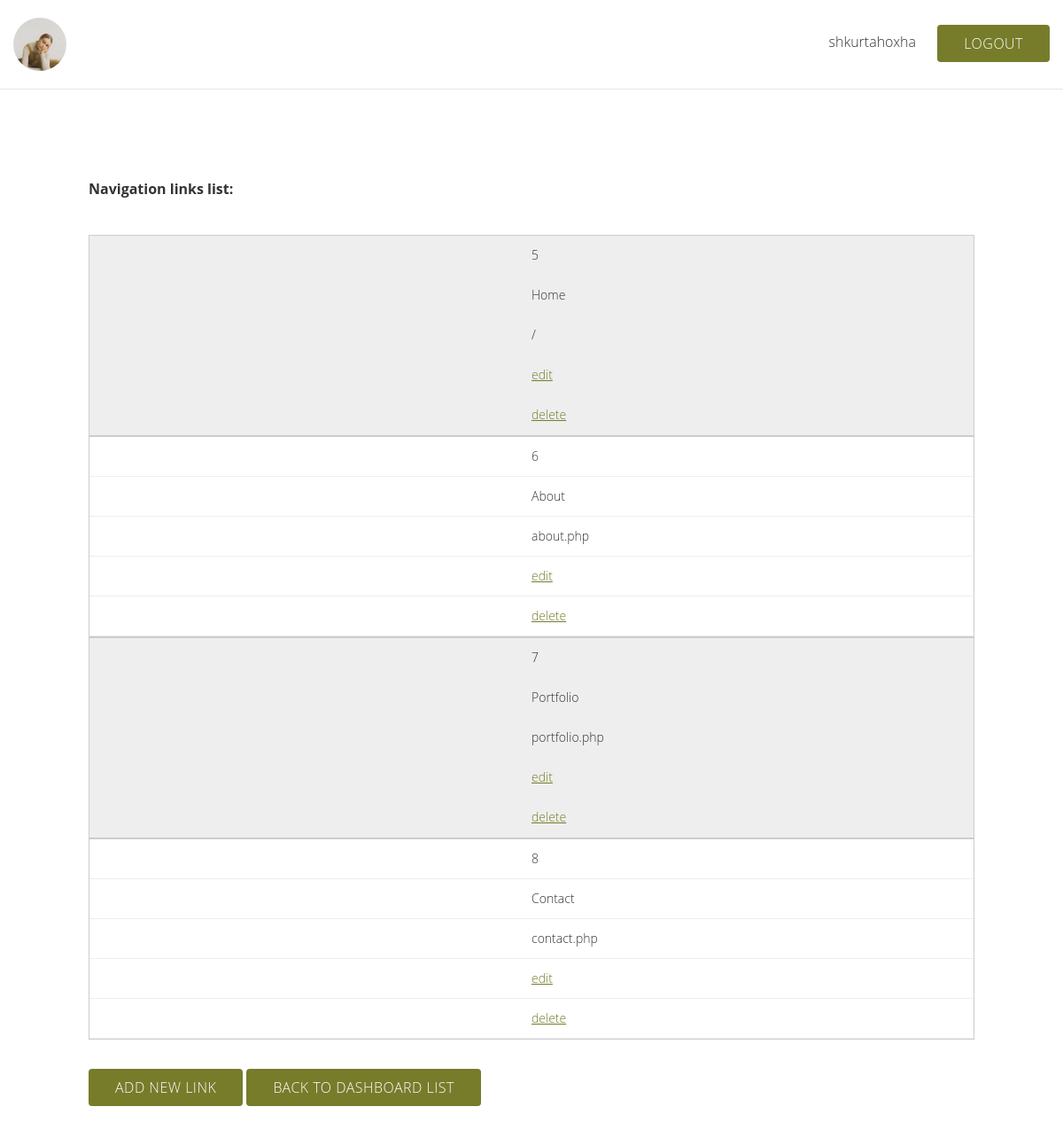
The page /navigation-list.php (signed in) on the database as committed earlier.
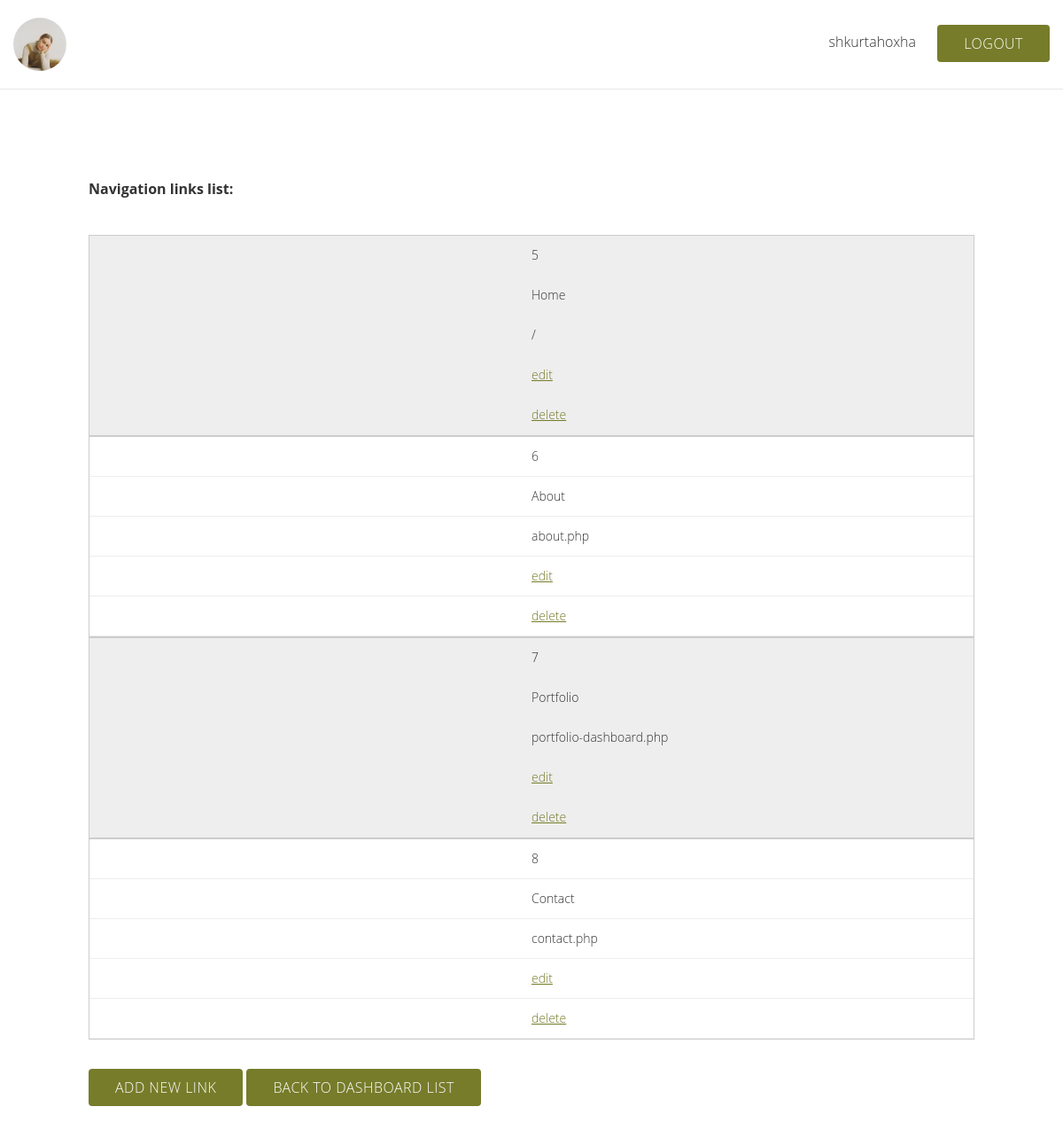
The same page on the database as committed later.
### tables this page shows
CREATE TABLE `navigation` (
  `id` int(11) NOT NULL,
  `title` varchar(255) NOT NULL,
  `url` varchar(255) NOT NULL
);

### db/Dbconnect.php (called while the page is built)
<?php
class Dbconnect
{
    private $_localhost = 'localhost';
    private $_user = 'root';
    private $_password = '';
    private $_dbname = 'photography';
    protected $connection;
    public function __construct()
    {
        if (!isset($this->connection)) {
            $this->connection = new mysqli($this->_localhost, $this->_user, $this->_password, $this->_dbname);
        }
        return $this->connection;
    }
}

### Crud.php (called while the page is built, shortened)
<?php
include_once('db/Dbconnect.php');
class Crud extends Dbconnect
{
    public function selectalldata($table)
    {
        $select = "SELECT * FROM $table";
        $select1 = $this->connection->query($select);
        return $select1;
    }
}
?>

### navigation-list.php (the view, shortened to what this page needs)
<?php
include("layout/header.php");
include_once("Crud.php");
if (isset($_SESSION['username']) && isset($_SESSION['id'])) { ?>
<nav>
    <?php if ($_SESSION['role'] == 'admin') { ?>
    <div class="admin-top-header flex custom-justify">
        <figure class="admin-logo">
            <img src="assets/images/general/Shkurta-Photographer.jpg" alt="" title="">
        </figure>
        <div class="dashboard-btns">
            <?= $_SESSION['username'] ?>
            <a href="logout.php" class="btn">Logout</a>
        </div>
    </div>
    <div class="tabset">
        <h4>Navigation links list:</h4>
        <table class="table table-striped">
            <tbody>
            <?php
            $crud= new crud();
            $result = $crud->selectalldata("navigation");
            while($data = mysqli_fetch_array($result))
            {
                ?>
                <tr>
                    <td><?php echo $data['id']; ?></td>
                    <td><?php echo $data['title']; ?></td>
                    <td><?php echo $data['url']; ?></td>
                    <td><a href="edit-navigation.php?editid=<?php echo $data['id'];?>">edit</td>
                    <td><a href="navigation-list.php?delid=<?php echo $data['id'];?>" onclick=" return confirm('Do You really want to delete this data')">delete</td>
                </tr>
            <?php } ?>
            </tbody>
        </table>
        <a href="add-navigation.php" class="btn">Add new link</a>
        <a href="dashboard.php" class="btn">Back to dashboard list</a>
    </div>
    <?php } else { ?>
        <h2>Welcome <?= $_SESSION['username'] ?></h2>
        <a href="logout.php" class="btn btn-dark">Logout</a>
    <?php } ?>
    <?php } else {
        header("Location: index.php");
    } ?>
</nav>

### layout/header.php (shortened to what this page needs)
<!DOCTYPE html>
<html lang="">
<head>
    <link rel="stylesheet" href="https://cdnjs.cloudflare.com/ajax/libs/font-awesome/5.14.0/css/all.min.css">
    <link rel="stylesheet" href="assets/css/style.css">
</head>
<body>
<main>

### assets/css/style.css (style rules this page uses)
body { margin: 0; font-family: 'Literata', serif; overflow-x: hidden; }
.btn { padding: 10px 30px; vertical-align: middle; background: #767c2a; color: white; text-decoration: none; border-radius: 4px; letter-spacing: 0.5px; transition: 0.3s ease-in; text-transform: uppercase; cursor: pointer; }
.flex { display: flex; justify-content: center; }
table { width: 750px; border-collapse: collapse; margin: 40px 0; }
tr:nth-of-type(odd) { background: #eee; }
td, th { padding: 10px; border: 1px solid #ccc; text-align: left; font-size: 16px; }
td { font-size: 14px; }
td a { color: #767c2a; }
@media only screen and (max-width: 760px),
(min-device-width: 768px) and (max-device-width: 1024px) { table { width: 100%; } }
@media only screen and (max-width: 760px),
(min-device-width: 768px) and (max-device-width: 1024px) { table, thead, tbody, th, td, tr { display: block; } }
@media only screen and (max-width: 760px),
(min-device-width: 768px) and (max-device-width: 1024px) { tr { border: 1px solid #ccc; } }
@media only screen and (max-width: 760px),
(min-device-width: 768px) and (max-device-width: 1024px) { td { border: none; border-bottom: 1px solid #eee; position: relative; padding-left: 50%; } }
@media only screen and (max-width: 760px),
(min-device-width: 768px) and (max-device-width: 1024px) { td:before { position: absolute; top: 6px; left: 6px; width: 45%; padding-right: 10px; white-space: nowrap; content: attr(data-column); color: #000; font-weight: bold; } }
body { font: 16px/1.5em "Overpass", "Open Sans", Helvetica, sans-serif; color: #333; font-weight: 300; }
.tabset { margin: 100px; }
.admin-logo { width: 60px; height: 60px; border-radius: 50%; margin: 0; }
.admin-logo img { width: 100%; height: 100%; object-fit: cover; border-radius: 50%; }
.admin-top-header { border-bottom: 1px solid #e7e7e7; padding: 20px 15px; }
.custom-justify { justify-content: space-between; }
.dashboard-btns { margin-top: 15px; }
.dashboard-btns .btn { margin-left: 20px; }

Rows that differ between the two databases and show on the page:
changed navigation "Portfolio": url "portfolio.php" → "portfolio-dashboard.php"
